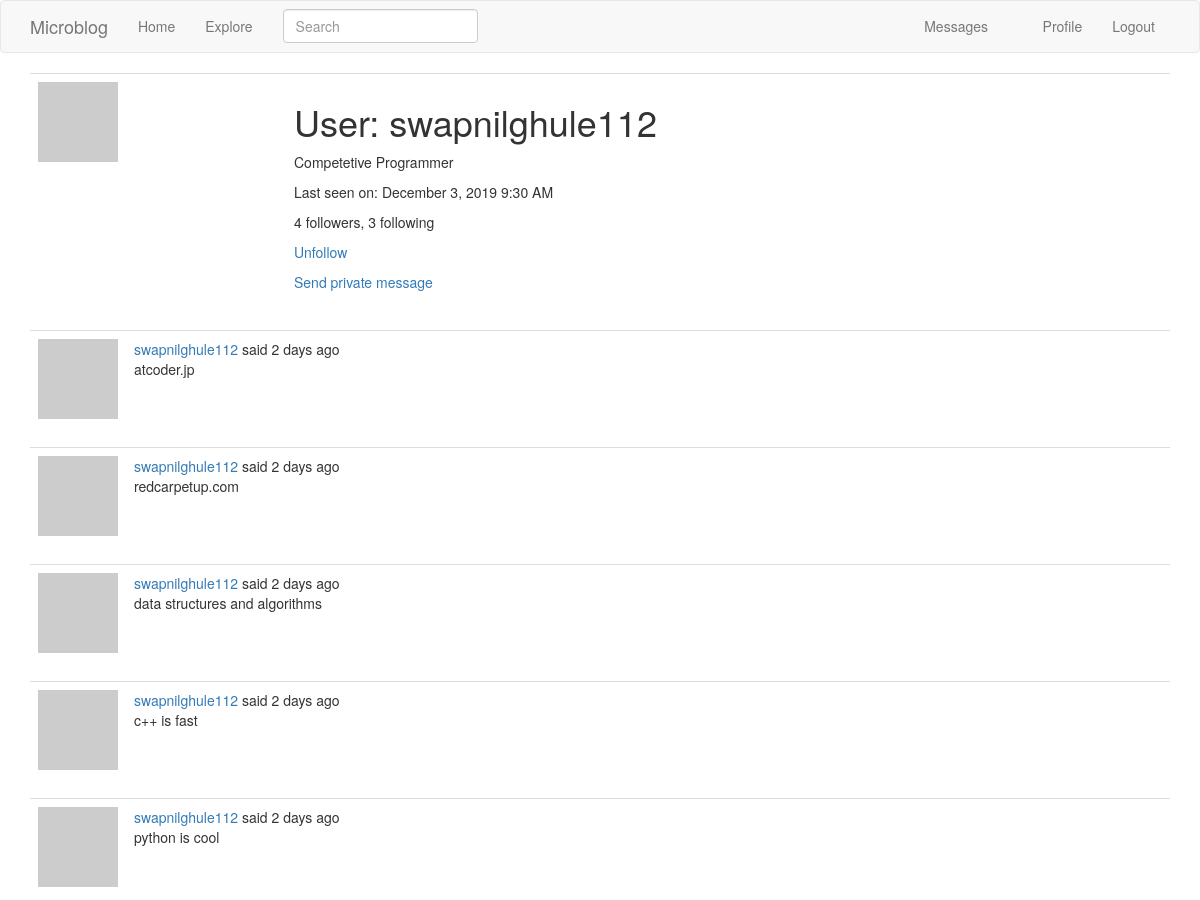
Page /user/swapnilghule112 (signed in, upper part) on the earlier database version.
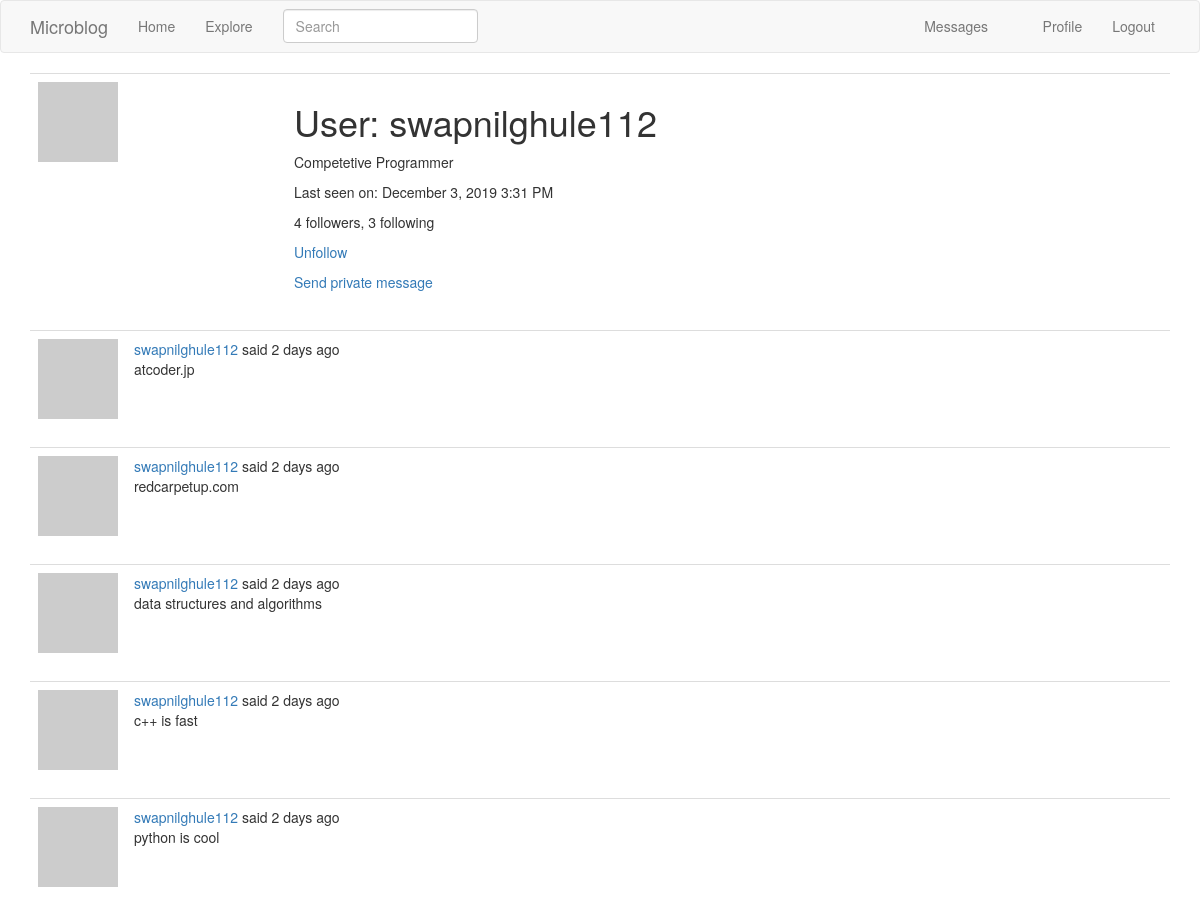
Same page on the later database version.
### app/models.py (models this page shows, shortened)
class PaginatedAPIMixin(object):
    @staticmethod
    def to_collection_dict(query, page, per_page, endpoint, **kwargs):
        resources = query.paginate(page, per_page, False)
        data = {
            'items': [item.to_dict() for item in resources.items],
            '_meta': {
                'page': page,
                'per_page': per_page,
                'total_pages': resources.pages,
                'total_items': resources.total
            },
            '_links': {
                'self': url_for(endpoint, page=page, per_page=per_page,
                                **kwargs),
                'next': url_for(endpoint, page=page + 1, per_page=per_page,
                                **kwargs) if resources.has_next else None,
                'prev': url_for(endpoint, page=page - 1, per_page=per_page,
                                **kwargs) if resources.has_prev else None
            }
        }
        return data

class User(UserMixin, PaginatedAPIMixin, db.Model):
    id = db.Column(db.Integer, primary_key=True)
    username = db.Column(db.String(64), index=True, unique=True)
    email = db.Column(db.String(120), index=True, unique=True)
    password_hash = db.Column(db.String(128))
    posts = db.relationship('Post', backref='author', lazy='dynamic')
    about_me = db.Column(db.String(140))
    last_seen = db.Column(db.DateTime, default=datetime.utcnow)
    token = db.Column(db.String(32), index=True, unique=True)
    token_expiration = db.Column(db.DateTime)
    followed = db.relationship(
        'User', secondary=followers,
        primaryjoin=(followers.c.follower_id == id),
        secondaryjoin=(followers.c.followed_id == id),
        backref=db.backref('followers', lazy='dynamic'), lazy='dynamic')
    messages_sent = db.relationship('Message',
                                    foreign_keys='Message.sender_id',
                                    backref='author', lazy='dynamic')
    messages_received = db.relationship('Message',
                                        foreign_keys='Message.recipient_id',
                                        backref='recipient', lazy='dynamic')
    last_message_read_time = db.Column(db.DateTime)
    notifications = db.relationship('Notification', backref='user',
                                    lazy='dynamic')
    tasks = db.relationship('Task', backref='user', lazy='dynamic')
    def avatar(self, size):
        digest = md5(self.email.lower().encode('utf-8')).hexdigest()
        return 'https://www.gravatar.com/avatar/{}?d=identicon&s={}'.format(
            digest, size)
    def is_following(self, user):
        return self.followed.filter(
            followers.c.followed_id == user.id).count() > 0
    def new_messages(self):
        last_read_time = self.last_message_read_time or datetime(1900, 1, 1)
        return Message.query.filter_by(recipient=self).filter(
            Message.timestamp > last_read_time).count()
    def get_tasks_in_progress(self):
        return Task.query.filter_by(user=self, complete=False).all()

class SearchableMixin(object):
    @classmethod
    def before_commit(cls, session):
        session._changes = {
            'add': list(session.new),
            'update': list(session.dirty),
            'delete': list(session.deleted)
        }
    @classmethod
    def after_commit(cls, session):
        for obj in session._changes['add']:
            if isinstance(obj, SearchableMixin):
                add_to_index(obj.__tablename__, obj)
        for obj in session._changes['update']:
            if isinstance(obj, SearchableMixin):
                add_to_index(obj.__tablename__, obj)
        for obj in session._changes['delete']:
            if isinstance(obj, SearchableMixin):
                remove_from_index(obj.__tablename__, obj)
        session._changes = None

class Post(SearchableMixin, db.Model):
    __searchable__ = ['body']
    id = db.Column(db.Integer, primary_key=True)
    body = db.Column(db.String(140))
    timestamp = db.Column(db.DateTime, index=True, default=datetime.utcnow)
    user_id = db.Column(db.Integer, db.ForeignKey('user.id'))
    language = db.Column(db.String(5))

### app/main/routes.py (the view)
@bp.route('/user/<username>')
@login_required
def user(username):
    user = User.query.filter_by(username=username).first_or_404()
    page = request.args.get('page', 1, type=int)
    posts = user.posts.order_by(Post.timestamp.desc()).paginate(
        page, current_app.config['POSTS_PER_PAGE'], False)
    next_url = url_for('main.user', username=user.username,
                       page=posts.next_num) if posts.has_next else None
    prev_url = url_for('main.user', username=user.username,
                       page=posts.prev_num) if posts.has_prev else None
    return render_template('user.html', user=user, posts=posts.items,
                           next_url=next_url, prev_url=prev_url)

### app/main/forms.py
class SearchForm(FlaskForm):
    q = StringField(_l('Search'), validators=[DataRequired()])
    def __init__(self, *args, **kwargs):
        if 'formdata' not in kwargs:
            kwargs['formdata'] = request.args
        if 'csrf_enabled' not in kwargs:
            kwargs['csrf_enabled'] = False
        super(SearchForm, self).__init__(*args, **kwargs)

### app/main/routes.py (called while the page is built)
@bp.before_app_request
def before_request():
    if current_user.is_authenticated:
        current_user.last_seen = datetime.utcnow()
        db.session.commit()
        g.search_form = SearchForm()
    g.locale = str(get_locale())

### app/models.py (called while the page is built)
@login.user_loader
def load_user(id):
    return User.query.get(int(id))

### app/templates/user.html (shortened to what this page needs)
{% extends "base.html" %}
{% block app_content %}
    <table class="table table-hover">
        <tr>
            <td width="256px"><img src="{{ user.avatar(256) }}"></td>
            <td>
                <h1>{{ _('User') }}: {{ user.username }}</h1>
                {% if user.about_me %}<p>{{ user.about_me }}</p>{% endif %}
                {% if user.last_seen %}
                <p>{{ _('Last seen on') }}: {{ moment(user.last_seen).format('LLL') }}</p>
                {% endif %}
                <p>{{ _('%(count)d followers', count=user.followers.count()) }}, {{ _('%(count)d following', count=user.followed.count()) }}</p>
                {% if user == current_user %}
                <p><a href="{{ url_for('main.edit_profile') }}">{{ _('Edit your profile') }}</a></p>
                {% if not current_user.get_task_in_progress('export_posts') %}
                <p><a href="{{ url_for('main.export_posts') }}">{{ _('Export your posts') }}</a></p>
                {% endif %}
                {% elif not current_user.is_following(user) %}
                <p><a href="{{ url_for('main.follow', username=user.username) }}">{{ _('Follow') }}</a></p>
                {% else %}
                <p><a href="{{ url_for('main.unfollow', username=user.username) }}">{{ _('Unfollow') }}</a></p>
                {% endif %}
                {% if user != current_user %}
                <p><a href="{{ url_for('main.send_message', recipient=user.username) }}">{{ _('Send private message') }}</a></p>
                {% endif %}
            </td>
        </tr>
    </table>
    {% for post in posts %}
        {% include '_post.html' %}
    {% endfor %}
{% endblock %}

### app/templates/base.html (shortened to what this page needs)
{% extends 'bootstrap/base.html' %}
{% block navbar %}
    <nav class="navbar navbar-default">
        <div class="container">
            <div class="navbar-header">
                <a class="navbar-brand" href="{{ url_for('main.index') }}">Microblog</a>
            </div>
            <div class="collapse navbar-collapse" id="bs-example-navbar-collapse-1">
                <ul class="nav navbar-nav">
                    <li><a href="{{ url_for('main.index') }}">{{ _('Home') }}</a></li>
                    <li><a href="{{ url_for('main.explore') }}">{{ _('Explore') }}</a></li>
                </ul>
                {% if g.search_form %}
                <form class="navbar-form navbar-left" method="get" action="{{ url_for('main.search') }}">
                    <div class="form-group">
                        {{ g.search_form.q(size=20, class='form-control', placeholder=g.search_form.q.label.text) }}
                    </div>
                </form>
                {% endif %}
                <ul class="nav navbar-nav navbar-right">
                    {% if current_user.is_anonymous %}
                    <li><a href="{{ url_for('auth.login') }}">{{ _('Login') }}</a></li>
                    {% else %}
                    <li>
                        <a href="{{ url_for('main.messages') }}">{{ _('Messages') }}
                            {% set new_messages = current_user.new_messages() %}
                        </a>
                    </li>
                    <li><a href="{{ url_for('main.user', username=current_user.username) }}">{{ _('Profile') }}</a></li>
                    <li><a href="{{ url_for('auth.logout') }}">{{ _('Logout') }}</a></li>
                    {% endif %}
                </ul>
            </div>
        </div>
    </nav>
{% endblock %}
{% block content %}
    <div class="container">
        {% block app_content %}{% endblock %}
    </div>
{% endblock %}

### app/templates/_post.html (shortened to what this page needs)
<table class="table table-hover">
    <tr>
        <td width="70px">
            <a href="{{ url_for('main.user', username=post.author.username) }}">
                <img src="{{ post.author.avatar(70) }}" />
            </a>
        </td>
        <td>
            {{ _('%(username)s said %(when)s',
                username=user_link, when=moment(post.timestamp).fromNow()) }}
            <br>
            <span id="post{{ post.id }}">{{ post.body }}</span>
        </td>
    </tr>
</table>

Differences in the rows shown:
changed User "swapnilghule112": last_seen "December 3, 2019 9:30 AM" → "December 3, 2019 3:31 PM"
